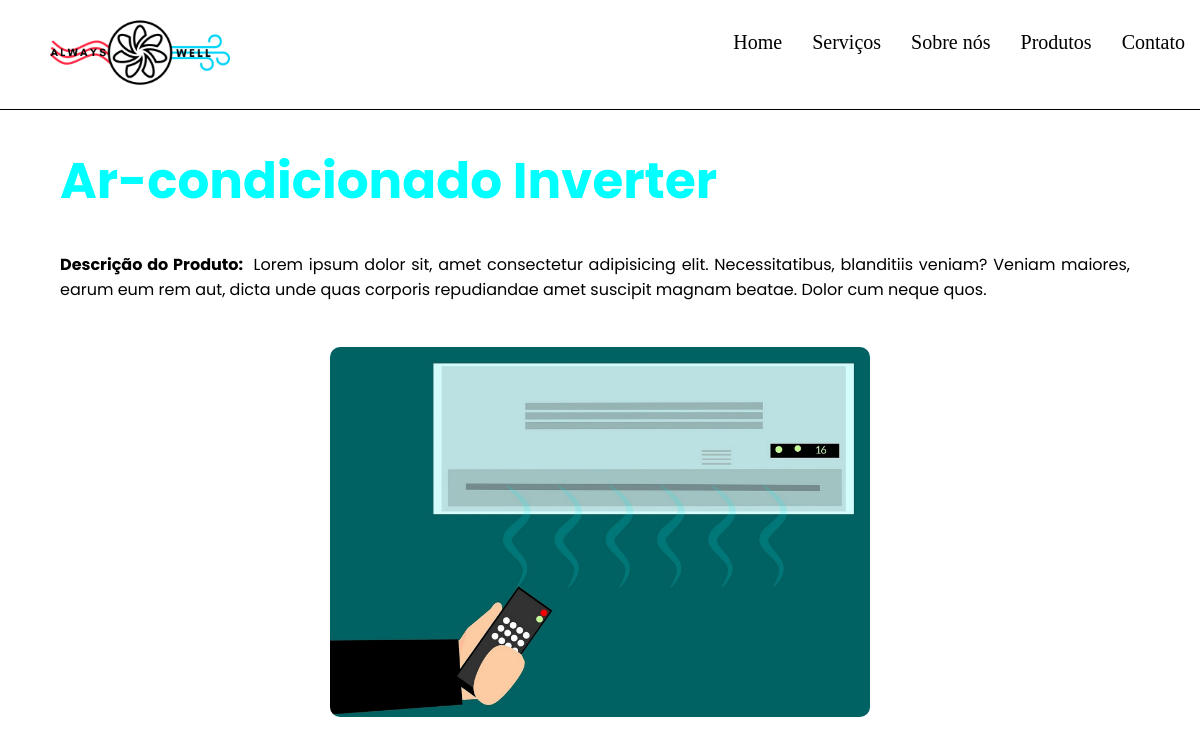
Before: /produtos.php?id_produto=6 with the older database file.
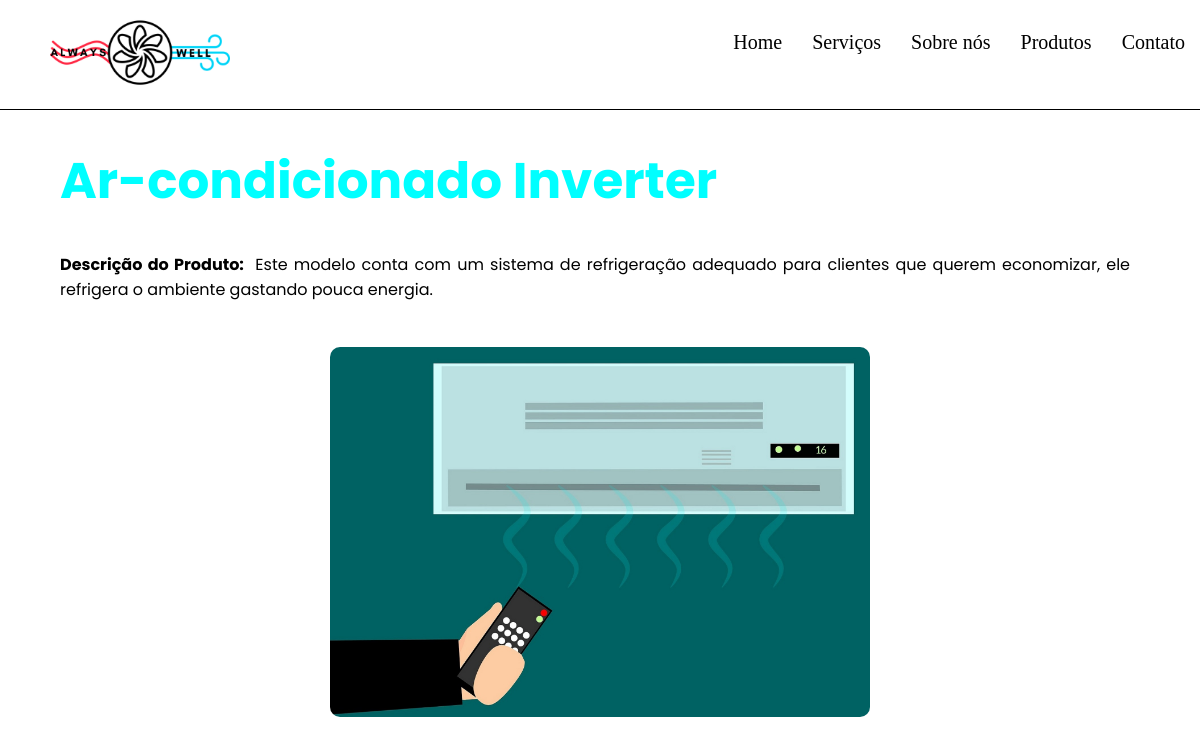
After: the same page with the newer database file.
### tables this page shows
CREATE TABLE `tbprodutos` (
  `id_produto` int(11) NOT NULL,
  `descri_produto` varchar(100) NOT NULL,
  `resumo_produto` varchar(1000) DEFAULT NULL,
  `imagem_produto` varchar(50) DEFAULT NULL
);

### produtos.php (the view, shortened to what this page needs)
<?php
include 'conn/connect.php';
$produto = $_GET['id_produto'];
$lista = $conn->query("select * from tbprodutos where id_produto = '$produto'");
$row_produto = $lista->fetch_assoc();
?>
<!DOCTYPE html>
<html lang="pt-BR">
<head>
    <link rel="stylesheet" href="css/style.css">
</head>
<body>
<main>
    <div class="content">
        <div class="left-side">
            <h1><strong><?php echo $row_produto['descri_produto']?></strong></h1>
            <p><strong>Descrição do Produto:&nbsp;</strong> <?php echo $row_produto['resumo_produto']; ?></p>
        </div>
        <div class="rigth-side">
            <img src="img/<?php echo $row_produto['imagem_produto']?>">
        </div>
    </div>
</main>
</body>
</html>

Changed rows visible on the page:
changed tbprodutos "Ar-condicionado Inverter": resumo_produto "Lorem ipsum dolor sit, amet consectetur adipisicing elit. Necessitatibus, blanditiis veniam? Veniam maiores, earum eum rem aut, dicta unde quas corporis repudiandae amet suscipit magnam beatae. Dolor cum neque quos." → "Este modelo conta com um sistema de refrigeração adequado para clientes que querem economizar, ele refrigera o ambiente gastando pouca energia."
